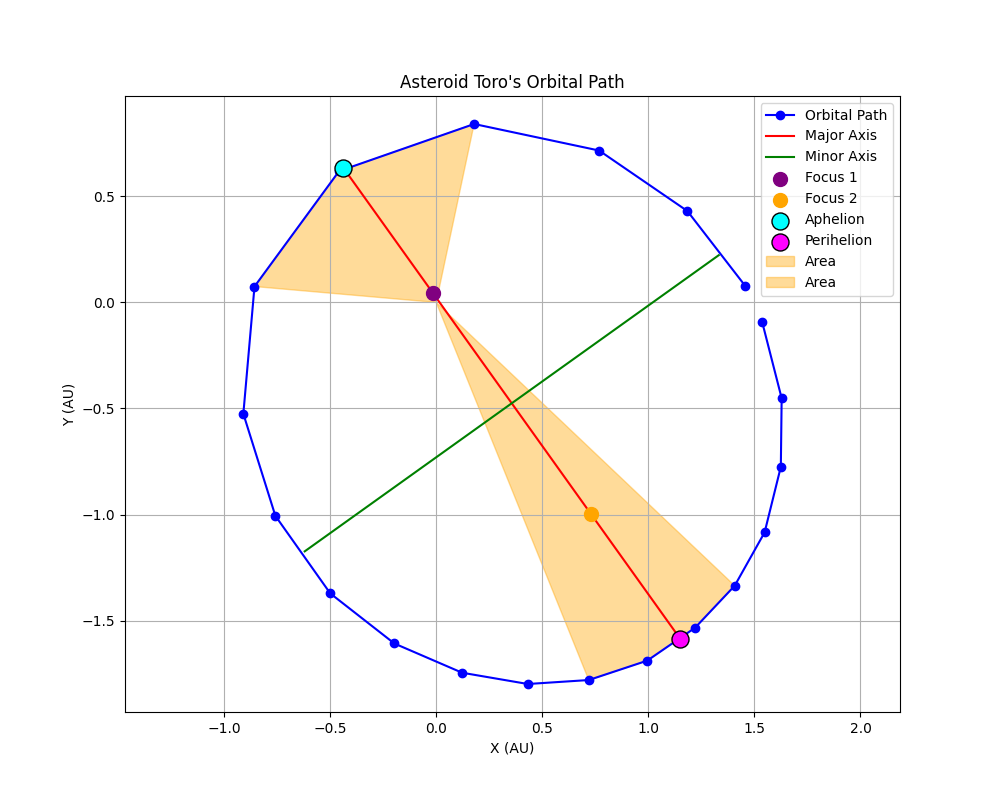

The Python source for this figure:
import numpy as np
import matplotlib.pyplot as plt
from sklearn.decomposition import PCA

def shade_area(start, end):
    if start < 0 or end >= len(X) or start >= end:
        print("Invalid start or end index.")
        return
    
    polygon_points = [(0, 0)]
    polygon_points += [(X[i], Y[i]) for i in range(start, end + 1)]
    polygon_points.append((0, 0))
    
    polygon = plt.Polygon(polygon_points, color='orange', alpha=0.4, label="Area")
    plt.gca().add_patch(polygon)

def calculate_polygon_area(start, end):
    if start < 0 or end >= len(X) or start >= end:
        print("Invalid start or end index.")
        return None
    
    polygon_points = [(0, 0)]
    polygon_points += [(X[i], Y[i]) for i in range(start, end + 1)]
    polygon_points.append((0, 0))
    n = len(polygon_points)
    area = 0.5 * abs(sum(polygon_points[i][0] * polygon_points[i+1][1] - polygon_points[i+1][0] * polygon_points[i][1]
                        for i in range(n - 1)))
    
    return area

angles_degrees = np.array([3.0, 20.0, 43.0, 78.0, 126.5, 175.0, 210.0, 233.0, 250.0, 
        263.0, 274.0, 283.5, 292.0, 300.5, 308.5, 316.5, 325.0, 
        334.5, 344.5, 356.5])
distances_au = np.array([1.46, 1.26, 1.05, 0.86, 0.77, 0.86, 1.05, 1.26, 1.46, 
        1.62, 1.75, 1.85, 1.92, 1.96, 1.96, 1.94, 1.89, 1.80, 
        1.69, 1.54])

angles_radians = np.radians(angles_degrees)
X = distances_au * np.cos(angles_radians)
Y = distances_au * np.sin(angles_radians)

data = np.column_stack((X, Y))
pca = PCA(n_components=2)
pca.fit(data)

transformed_data = pca.transform(data)
center_transformed = (transformed_data.max(axis=0) + transformed_data.min(axis=0)) / 2
center = pca.inverse_transform(center_transformed)
major_axis = pca.components_[0] * 1.36
minor_axis = pca.components_[1] * 1.2

major_axis_length = np.ptp(transformed_data[:, 0]) / 2
minor_axis_length = np.ptp(transformed_data[:, 1]) / 2

a = np.linalg.norm(major_axis)
b = np.linalg.norm(minor_axis)
c = np.sqrt(a**2 - b**2)
foci1 = center + major_axis * (c / a)
foci2 = center - major_axis * (c / a)

aphelion_point = center + pca.components_[0] * major_axis_length
perihelion_point = center - pca.components_[0] * major_axis_length

foci_distance_from_center = np.sqrt((major_axis_length/2)**2 - (minor_axis_length/2)**2)
focus1 = center + foci_distance_from_center * (major_axis / np.linalg.norm(major_axis))
focus2 = center - foci_distance_from_center * (major_axis / np.linalg.norm(major_axis))
eccentricity = foci_distance_from_center / (major_axis_length/2)
print(f"Eccentricity: {eccentricity}")

plt.figure(figsize=(10, 8))
plt.plot(X, Y, 'o-', label='Orbital Path', color='b')
plt.title("Asteroid Toro's Orbital Path")
plt.xlabel("X (AU)")
plt.ylabel("Y (AU)")
plt.grid(True)
plt.axis('equal')

plt.plot([center[0] + major_axis[0], center[0] - major_axis[0]], 
         [center[1] + major_axis[1], center[1] - major_axis[1]], color='r', label="Major Axis")
plt.plot([center[0] + minor_axis[0], center[0] - minor_axis[0]], 
         [center[1] + minor_axis[1], center[1] - minor_axis[1]], color='g', label="Minor Axis")

plt.scatter(foci1[0], foci1[1], color='purple', s=100, marker='o', label="Focus 1", zorder=2)
plt.scatter(foci2[0], foci2[1], color='orange', s=100, marker='o', label="Focus 2", zorder=2)

plt.scatter(aphelion_point[0], aphelion_point[1], color='cyan', s=150, edgecolor='black', marker='o', label="Aphelion", zorder=2)
plt.scatter(perihelion_point[0], perihelion_point[1], color='magenta', s=150, edgecolor='black', marker='o', label="Perihelion", zorder=2)

shade_area(3, 5)
shade_area(12, 15)

far_area = calculate_polygon_area(3, 5)
close_area = calculate_polygon_area(13, 15)

print(f"Far area: {far_area}")
print(f"Close area: {close_area}")

plt.legend()
plt.savefig("Toro.png")
plt.show()

